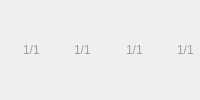
      <widget class="QWidget" name="m_ControlContainer" native="true">
       <property name="sizePolicy">
        <sizepolicy hsizetype="Minimum" vsizetype="Preferred">
         <horstretch>0</horstretch>
         <verstretch>0</verstretch>
        </sizepolicy>
       </property>
       <layout class="QHBoxLayout" name="horizontalLayout_13">
        <property name="spacing">
         <number>6</number>
        </property>
        <property name="leftMargin">
         <number>0</number>
        </property>
        <property name="topMargin">
         <number>4</number>
        </property>
        <property name="rightMargin">
         <number>0</number>
        </property>
        <property name="bottomMargin">
         <number>4</number>
        </property>
        <item>
         <widget class="CSkinProgressWidget" name="m_CropInfo" native="true">
          <property name="sizePolicy">
           <sizepolicy hsizetype="Minimum" vsizetype="Preferred">
            <horstretch>0</horstretch>
            <verstretch>0</verstretch>
           </sizepolicy>
          </property>
          <property name="borderInfo" stdset="0">
           <string notr="true">borderwidth=&quot;1&quot; roundcorner=&quot;2&quot; bordercolor=&quot;0xD0677Eff&quot; </string>
          </property>
          <property name="borderInfoUnderMouse" stdset="0">
           <string notr="true">borderwidth=&quot;2&quot; roundcorner=&quot;2&quot; bordercolor=&quot;0xFFA00000&quot; </string>
          </property>
          <property name="hideLimitW" stdset="0">
           <number>7</number>
          </property>
          <layout class="QHBoxLayout" name="horizontalLayout_10">
           <property name="spacing">
            <number>2</number>
           </property>
           <property name="leftMargin">
            <number>6</number>
           </property>
           <property name="topMargin">
            <number>2</number>
           </property>
           <property name="rightMargin">
            <number>6</number>
           </property>
           <property name="bottomMargin">
            <number>2</number>
           </property>
           <item>
            <widget class="COsdImage" name="m_CropInfoImg" native="true">
             <property name="sizePolicy">
              <sizepolicy hsizetype="Preferred" vsizetype="Preferred">
               <horstretch>0</horstretch>
               <verstretch>0</verstretch>
              </sizepolicy>
             </property>
             <property name="imageParams" stdset="0">
              <string notr="true">src=&quot;img/osd/infopanel/crop.png&quot;</string>
             </property>
            </widget>
           </item>
           <item>
            <widget class="CSkinOneLineText" name="m_CropInfoText">
             <property name="sizePolicy">
              <sizepolicy hsizetype="Preferred" vsizetype="Preferred">
               <horstretch>0</horstretch>
               <verstretch>0</verstretch>
              </sizepolicy>
             </property>
             <property name="palette">
              <palette>
               <active>
                <colorrole role="WindowText">
                 <brush brushstyle="SolidPattern">
                  <color alpha="255">
                   <red>158</red>
                   <green>158</green>
                   <blue>158</blue>
                  </color>
                 </brush>
                </colorrole>
               </active>
               <inactive>
                <colorrole role="WindowText">
                 <brush brushstyle="SolidPattern">
                  <color alpha="255">
                   <red>158</red>
                   <green>158</green>
                   <blue>158</blue>
                  </color>
                 </brush>
                </colorrole>
               </inactive>
               <disabled>
                <colorrole role="WindowText">
                 <brush brushstyle="SolidPattern">
                  <color alpha="255">
                   <red>120</red>
                   <green>120</green>
                   <blue>120</blue>
                  </color>
                 </brush>
                </colorrole>
               </disabled>
              </palette>
             </property>
             <property name="text">
              <string notr="true">1/1</string>
             </property>
            </widget>
           </item>
          </layout>
         </widget>
        </item>
        <item>
         <widget class="CSkinProgressWidget" name="m_RatioInfo" native="true">
          <property name="sizePolicy">
           <sizepolicy hsizetype="Minimum" vsizetype="Preferred">
            <horstretch>0</horstretch>
            <verstretch>0</verstretch>
           </sizepolicy>
          </property>
          <property name="borderInfo" stdset="0">
           <string notr="true">borderwidth=&quot;1&quot; roundcorner=&quot;2&quot; bordercolor=&quot;0xD0677Eff&quot; </string>
          </property>
          <property name="borderInfoUnderMouse" stdset="0">
           <string notr="true">borderwidth=&quot;2&quot; roundcorner=&quot;2&quot; bordercolor=&quot;0xFFA00000&quot; </string>
          </property>
          <property name="hideLimitW" stdset="0">
           <number>7</number>
          </property>
          <layout class="QHBoxLayout" name="horizontalLayout_11">
           <property name="spacing">
            <number>2</number>
           </property>
           <property name="leftMargin">
            <number>6</number>
           </property>
           <property name="topMargin">
            <number>2</number>
           </property>
           <property name="rightMargin">
            <number>6</number>
           </property>
           <property name="bottomMargin">
            <number>2</number>
           </property>
           <item>
            <widget class="COsdImage" name="m_RatioInfoImg" native="true">
             <property name="sizePolicy">
              <sizepolicy hsizetype="Preferred" vsizetype="Preferred">
               <horstretch>0</horstretch>
               <verstretch>0</verstretch>
              </sizepolicy>
             </property>
             <property name="imageParams" stdset="0">
              <string notr="true">src=&quot;img/osd/infopanel/ratio.png&quot;</string>
             </property>
            </widget>
           </item>
           <item>
            <widget class="CSkinOneLineText" name="m_RatioInfoText">
             <property name="sizePolicy">
              <sizepolicy hsizetype="Preferred" vsizetype="Preferred">
               <horstretch>0</horstretch>
               <verstretch>0</verstretch>
              </sizepolicy>
             </property>
             <property name="palette">
              <palette>
               <active>
                <colorrole role="WindowText">
                 <brush brushstyle="SolidPattern">
                  <color alpha="255">
                   <red>158</red>
                   <green>158</green>
                   <blue>158</blue>
                  </color>
                 </brush>
                </colorrole>
               </active>
               <inactive>
                <colorrole role="WindowText">
                 <brush brushstyle="SolidPattern">
                  <color alpha="255">
                   <red>158</red>
                   <green>158</green>
                   <blue>158</blue>
                  </color>
                 </brush>
                </colorrole>
               </inactive>
               <disabled>
                <colorrole role="WindowText">
                 <brush brushstyle="SolidPattern">
                  <color alpha="255">
                   <red>120</red>
                   <green>120</green>
                   <blue>120</blue>
                  </color>
                 </brush>
                </colorrole>
               </disabled>
              </palette>
             </property>
             <property name="text">
              <string notr="true">1/1</string>
             </property>
            </widget>
           </item>
          </layout>
         </widget>
        </item>
        <item>
         <widget class="CSkinProgressWidget" name="m_DeintInfo" native="true">
          <property name="sizePolicy">
           <sizepolicy hsizetype="Minimum" vsizetype="Preferred">
            <horstretch>0</horstretch>
            <verstretch>0</verstretch>
           </sizepolicy>
          </property>
          <property name="borderInfo" stdset="0">
           <string notr="true">borderwidth=&quot;1&quot; roundcorner=&quot;2&quot; bordercolor=&quot;0xD0677Eff&quot; </string>
          </property>
          <property name="borderInfoUnderMouse" stdset="0">
           <string notr="true">borderwidth=&quot;2&quot; roundcorner=&quot;2&quot; bordercolor=&quot;0xFFA00000&quot; </string>
          </property>
          <property name="hideLimitW" stdset="0">
           <number>8</number>
          </property>
          <layout class="QHBoxLayout" name="horizontalLayout_12">
           <property name="spacing">
            <number>2</number>
           </property>
           <property name="leftMargin">
            <number>6</number>
           </property>
           <property name="topMargin">
            <number>2</number>
           </property>
           <property name="rightMargin">
            <number>6</number>
           </property>
           <property name="bottomMargin">
            <number>2</number>
           </property>
           <item>
            <widget class="COsdImage" name="m_DeintInfoImg" native="true">
             <property name="sizePolicy">
              <sizepolicy hsizetype="Preferred" vsizetype="Preferred">
               <horstretch>0</horstretch>
               <verstretch>0</verstretch>
              </sizepolicy>
             </property>
             <property name="imageParams" stdset="0">
              <string notr="true">src=&quot;img/osd/infopanel/deint.png&quot;</string>
             </property>
            </widget>
           </item>
           <item>
            <widget class="CSkinOneLineText" name="m_DeintInfoText">
             <property name="sizePolicy">
              <sizepolicy hsizetype="Preferred" vsizetype="Preferred">
               <horstretch>0</horstretch>
               <verstretch>0</verstretch>
              </sizepolicy>
             </property>
             <property name="palette">
              <palette>
               <active>
                <colorrole role="WindowText">
                 <brush brushstyle="SolidPattern">
                  <color alpha="255">
                   <red>158</red>
                   <green>158</green>
                   <blue>158</blue>
                  </color>
                 </brush>
                </colorrole>
               </active>
               <inactive>
                <colorrole role="WindowText">
                 <brush brushstyle="SolidPattern">
                  <color alpha="255">
                   <red>158</red>
                   <green>158</green>
                   <blue>158</blue>
                  </color>
                 </brush>
                </colorrole>
               </inactive>
               <disabled>
                <colorrole role="WindowText">
                 <brush brushstyle="SolidPattern">
                  <color alpha="255">
                   <red>120</red>
                   <green>120</green>
                   <blue>120</blue>
                  </color>
                 </brush>
                </colorrole>
               </disabled>
              </palette>
             </property>
             <property name="text">
              <string notr="true">1/1</string>
             </property>
            </widget>
           </item>
          </layout>
         </widget>
        </item>
        <item>
         <widget class="CSkinProgressWidget" name="m_SpeakerInfo" native="true">
          <property name="sizePolicy">
           <sizepolicy hsizetype="Minimum" vsizetype="Preferred">
            <horstretch>0</horstretch>
            <verstretch>0</verstretch>
           </sizepolicy>
          </property>
          <property name="borderInfo" stdset="0">
           <string notr="true">borderwidth=&quot;1&quot; roundcorner=&quot;2&quot; bordercolor=&quot;0xD0677Eff&quot; </string>
          </property>
          <property name="borderInfoUnderMouse" stdset="0">
           <string notr="true">borderwidth=&quot;2&quot; roundcorner=&quot;2&quot; bordercolor=&quot;0xFFA00000&quot; </string>
          </property>
          <property name="hideLimitW" stdset="0">
           <number>9</number>
          </property>
          <layout class="QHBoxLayout" name="horizontalLayout_16">
           <property name="spacing">
            <number>2</number>
           </property>
           <property name="leftMargin">
            <number>6</number>
           </property>
           <property name="topMargin">
            <number>2</number>
           </property>
           <property name="rightMargin">
            <number>6</number>
           </property>
           <property name="bottomMargin">
            <number>2</number>
           </property>
           <item>
            <widget class="COsdImage" name="m_SpeakerInfoImg" native="true">
             <property name="sizePolicy">
              <sizepolicy hsizetype="Preferred" vsizetype="Preferred">
               <horstretch>0</horstretch>
               <verstretch>0</verstretch>
              </sizepolicy>
             </property>
             <property name="imageParams" stdset="0">
              <string notr="true">src=&quot;img/osd/infopanel/speakerconf.png&quot;</string>
             </property>
            </widget>
           </item>
           <item>
            <widget class="CSkinOneLineText" name="m_SpeakerInfoText">
             <property name="sizePolicy">
              <sizepolicy hsizetype="Preferred" vsizetype="Preferred">
               <horstretch>0</horstretch>
               <verstretch>0</verstretch>
              </sizepolicy>
             </property>
             <property name="palette">
              <palette>
               <active>
                <colorrole role="WindowText">
                 <brush brushstyle="SolidPattern">
                  <color alpha="255">
                   <red>158</red>
                   <green>158</green>
                   <blue>158</blue>
                  </color>
                 </brush>
                </colorrole>
               </active>
               <inactive>
                <colorrole role="WindowText">
                 <brush brushstyle="SolidPattern">
                  <color alpha="255">
                   <red>158</red>
                   <green>158</green>
                   <blue>158</blue>
                  </color>
                 </brush>
                </colorrole>
               </inactive>
               <disabled>
                <colorrole role="WindowText">
                 <brush brushstyle="SolidPattern">
                  <color alpha="255">
                   <red>120</red>
                   <green>120</green>
                   <blue>120</blue>
                  </color>
                 </brush>
                </colorrole>
               </disabled>
              </palette>
             </property>
             <property name="text">
              <string notr="true">1/1</string>
             </property>
            </widget>
           </item>
          </layout>
         </widget>
        </item>
       </layout>
      </widget>
